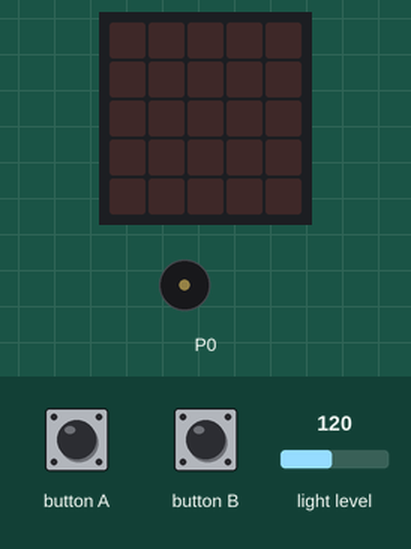
Recording of a program running on a simulated BBC micro:bit running MicroPython. On the bench: the board's 5×5 LED display, buzzer (waves = sounding). The inputs (shaded band) are chosen by the test bench; at power-on: light level 120.

Above: at 1.2 s.
1.3 s: light level set to 104
2.8 s: light level set to 96
At 3.1 s:
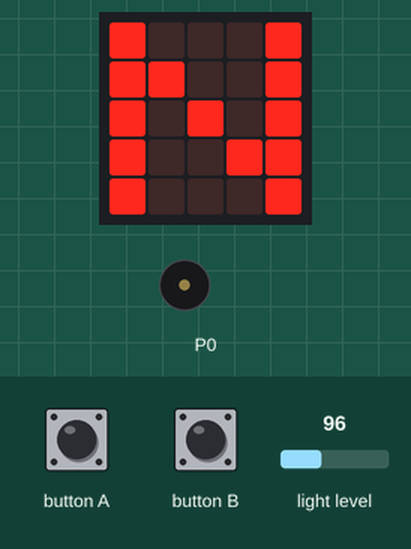
4.3 s: button A pressed for 0.15 s
At 6.8 s:
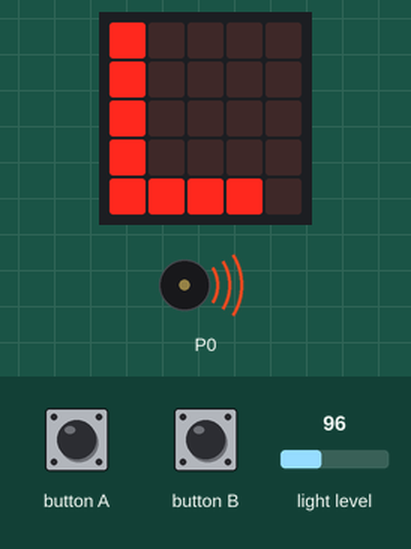
7.3 s: button B pressed for 3.2 s
At 10.8 s:
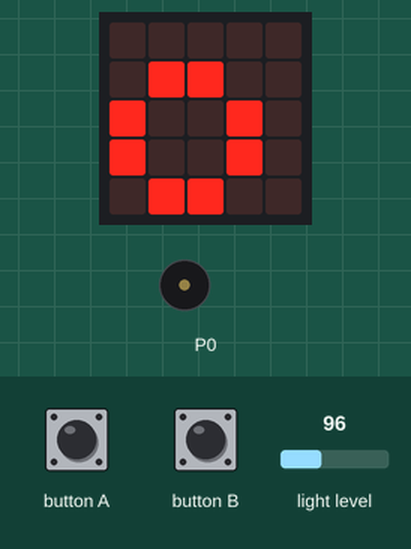
12.9 s: button A pressed for 3.2 s
At 15.97 s:
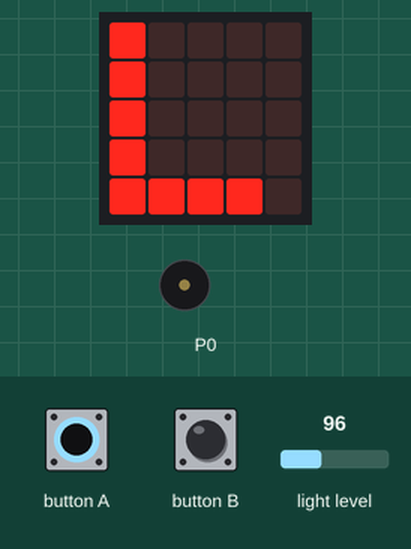
17.6 s: button B pressed for 1 s
At 18.68 s:
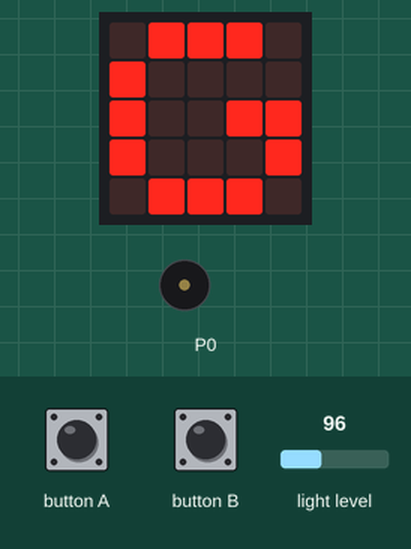
Timing chart, 0 to 20.6 s (numbered marks = the images above; inputs shaded):
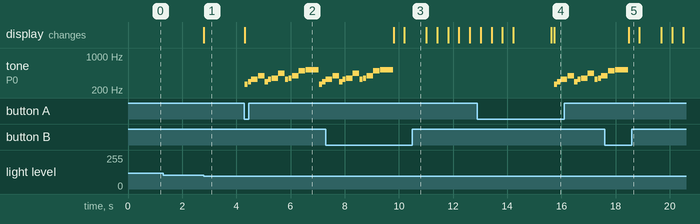

The program:

Ch14_09_melody_alarm.py
```python
from microbit import *
import music
status = 0
while True:
    if (display.read_light_level()<100):
        display.show("N")
        sleep(100)
        if (button_a.is_pressed()):
            status = 1
            while status == 1:
                display.show("L")
                music.play(music.RINGTONE)
                if (button_b.is_pressed()):
                    display.show("Good Morning")
                    status = 0
                    sleep(1000)
```

Measured:
- the behaviour switches between 100 and 99 on light level (found by bisection; images 0 and 1)
- after the input at 1.3 s, every drawn part: stays the same
- after the input at 2.8 s, the display: changes at once (image 1)
- after the input at 4.3 s, tone on P0: plays 262 Hz for 0.12 s, 294 Hz for 0.12 s, 330 Hz for 0.24 s, 392 Hz for 0.24 s, 294 Hz for 0.12 s, 330 Hz for 0.12 s … (15 notes in this stretch), starting at once; the display: changes at once (image 2)
- after the input at 7.3 s, tone on P0: goes on until 9.8 s, then stays silent; the display: first changes after 2.5 s (image 3 shows a later state)
- after the input at 12.9 s, tone on P0: plays 262 Hz for 0.12 s, 294 Hz for 0.12 s, 330 Hz for 0.24 s, 392 Hz for 0.24 s, 294 Hz for 0.12 s, 330 Hz for 0.12 s … (11 notes in this stretch), starting after 2.8 s; the display: first differs from a run without the input after 2.8 s (image 4)
- after the input at 17.6 s, tone on P0: goes on until 18.5 s, then stays silent; the display: changes after 0.88 s (image 5)
